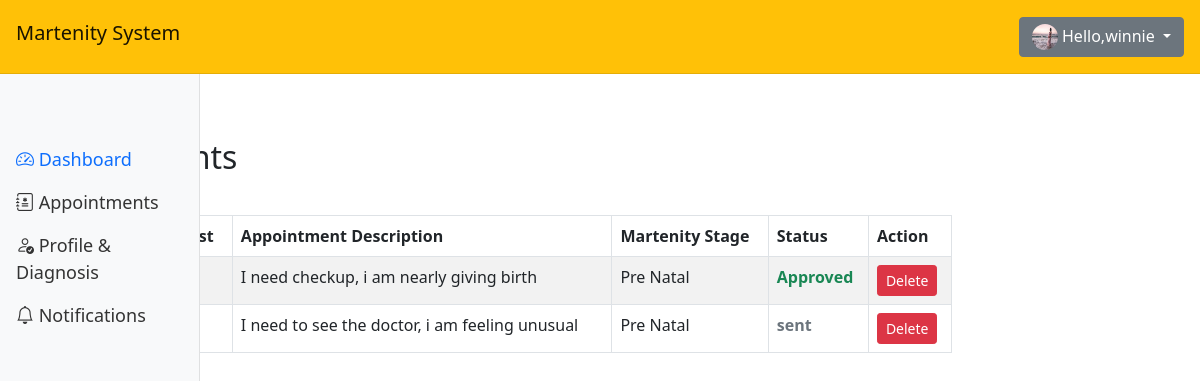
The page /maternals/appointments.php (signed in) on the database its author committed.
### tables this page shows
CREATE TABLE `appointments` (
  `id` int(20) NOT NULL AUTO_INCREMENT,
  `maternal_uname` varchar(233) NOT NULL,
  `description` varchar(400) NOT NULL,
  `req_date` varchar(34) NOT NULL COMMENT 'date of need appointment',
  `stage` varchar(23) NOT NULL,
  `status` int(5) NOT NULL DEFAULT 0 COMMENT '0=Def. 1=Approved 2=Denied',
  PRIMARY KEY (`id`)
);

### maternals/appointments.php (the view, shortened to what this page needs)
<?php include '../includes/database.php'; ?>
<?php session_start();
if(isset($_SESSION['maternal'])){
    $user = $_SESSION['maternal'];
}else{
    echo "<script>
    alert('Invalid Session Please relogin');
    window.location.href='../';
</script>";
}
?>
<!DOCTYPE html>
<html lang="en">
<head>
    <link rel="stylesheet" href="https://stackpath.bootstrapcdn.com/bootstrap/5.0.0-alpha1/css/bootstrap.min.css"
>
    <link rel="stylesheet" href="https://cdn.jsdelivr.net/npm/bootstrap-icons@1.8.3/font/bootstrap-icons.css">
</head>
<body>
    <?php include '../includes/header.php' ?>
    <div class="container-fluid">
        <div class="row">
            <?php include '../includes/maternals-nav.php' ?>
            <main class="col-md-9 ml-sm-auto col-lg-10 px-md-4 py-4">
                <nav aria-label="breadcrumb mb-2">
                    <ol class="breadcrumb">
                        <li class="breadcrumb-item"><a href="">Home</a></li>
                        <li class="breadcrumb-item active" aria-current="page">Appointments</li>
                    </ol>
                </nav>
                <h1 class="h2">Appointments</h1>
                <div class="container-fluid mt-2">
                    <button type="button" class="btn btn-primary btn-sm" data-toggle="modal" data-target="#modelId">
                    </button>
                </div>
                <div class="container ">
                    <table class="table table-striped table-bordered rounded" border="1">
                        <thead class="">
                            <tr>
                                <th>#</th>
                                <th>Date of Request</th>
                                <th>Appointment Description</th>
                                <th>Martenity Stage</th>
                                <th>Status</th>
                                <th>Action</th>
                            </tr>
                        </thead>
                        <tbody>
                            <?php
                        $sql = "SELECT * FROM `appointments` WHERE appointments.maternal_uname='$user'";
                              $query = mysqli_query($conn,$sql);
                                $rows = mysqli_num_rows($query);
                                if($rows>0){
                                    $num = 1;
                                    while($data = mysqli_fetch_assoc($query)){
                                        $id = $data['id'];
                                        ?>
                            <tr>
                                <td scope="row"><?php echo $num++ ; ?></td>
                                <td><?php echo $data['req_date'] ?></td>
                                <td><?php echo $data['description'] ?></td>
                                <td><?php echo $data['stage'] ?></td>
                                <td><?php $status = $data['status'];
                                    if($status==0){
                                        echo '<b class="text-secondary">';
                                        echo 'sent';
                                        echo '</b>';
                                    }elseif($status==1){
                                        echo '<b class="text-success">';
                                        echo 'Approved';
                                        echo '</b>';
                                    }elseif($status==2){
                                        echo '<b class="text-danger">';
                                        echo 'Denied';
                                        echo '</b>';
                                    }
                                 ?></td>
                                <td>
                                    <a href="?delete_id=<?php echo $id; ?>" class="btn btn-danger btn-sm">Delete</a>
                                </td>
                            </tr>
                            <?php }
                                }else{
                                    echo '<h6 class="text-center text-danger">';
                                    echo '<b>No Appointments record Found !!</b>';
                                    echo '</h6>';
                                }
                                ?>
                        </tbody>
                    </table>
                </div>
            </main>
        </div>
    </div>
</body>
</html>

### rows shown on the page
appointments: description "I need checkup, i am nearly giving birth", stage "Pre Natal", status "Approved"
appointments: description "I need to see the doctor, i am feeling unusual", stage "Pre Natal", status "sent"

### other values the page prints
$user "winnie"
